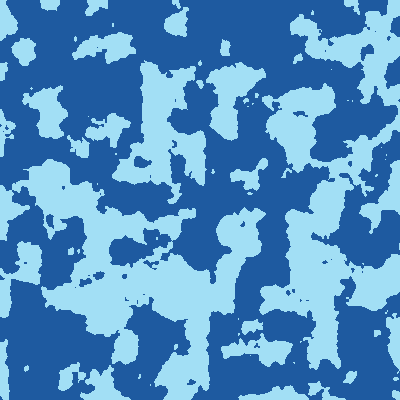
Frame 1 (no input)
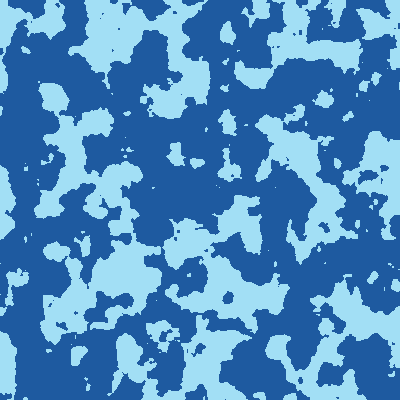
Frame 60 (the mouse pressed at the canvas centre just before this capture)
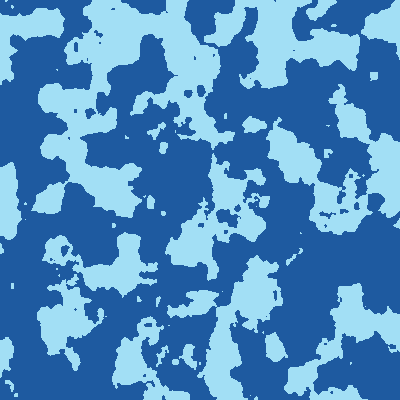
Frame 120 (the mouse held since frame 60 and released just before this capture)

The Processing sketch that drew these frames (run headless with seeded random() and noise(); from frame 60 on, the mouse is pressed at the canvas centre):

// Processing sketch: week4_task
// ── week4_task.pde
//week 4 task 2d terrain perlin noise and duotone

float zoff = 0;

void setup() {
  size(400, 400);
  pixelDensity(1);
}

void draw() {
  float scale = 0.04;           // Controls the zoom of the terrain
  color lowColor = color(30, 90, 160);   // dark blue
  color highColor = color(162, 223, 245); // ligt blue
  float threshold = 0.5;        // Height threshold for duotone split

  loadPixels();
  for (int y = 0; y < height; y++) {
    for (int x = 0; x < width; x++) {
      float n = noise(x * scale, y * scale, zoff); // Value between 0 and 1
      color c = (n < threshold) ? lowColor : highColor;
      pixels[x + y * width] = c;
    }
  }
  updatePixels();
  zoff += 0.01;
}
